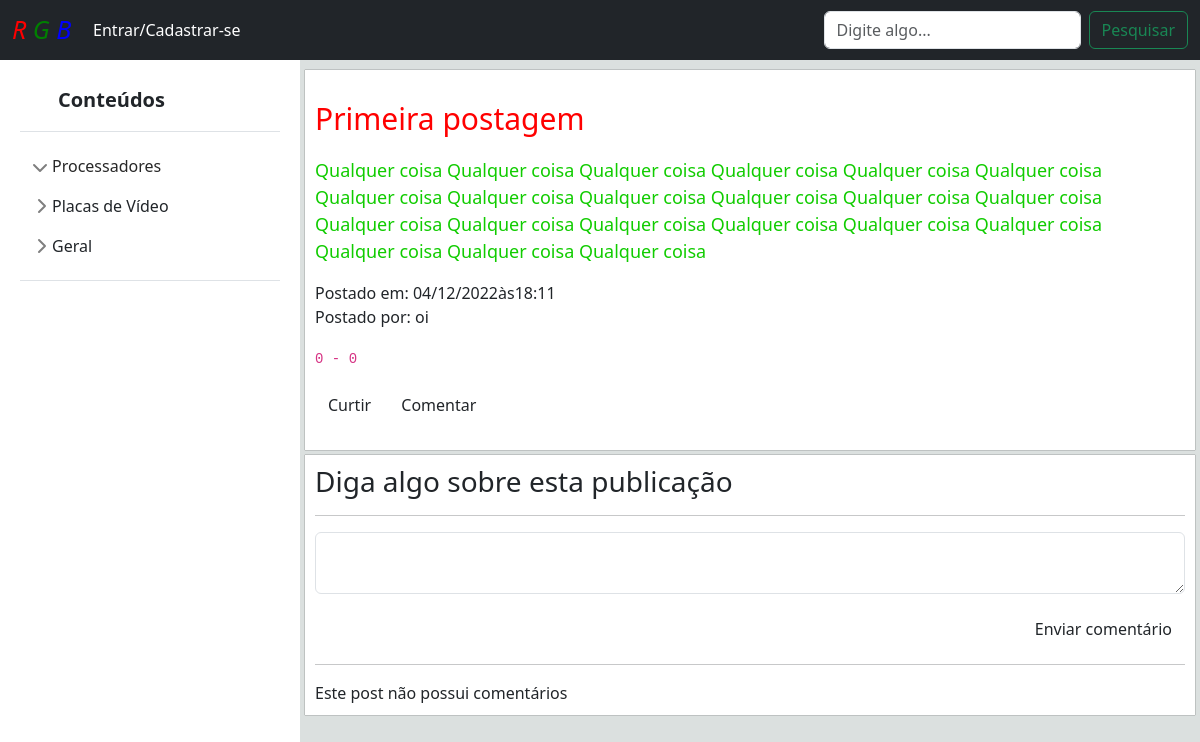
/?pagina=posts&id=1, run on an earlier commit of the app's database.
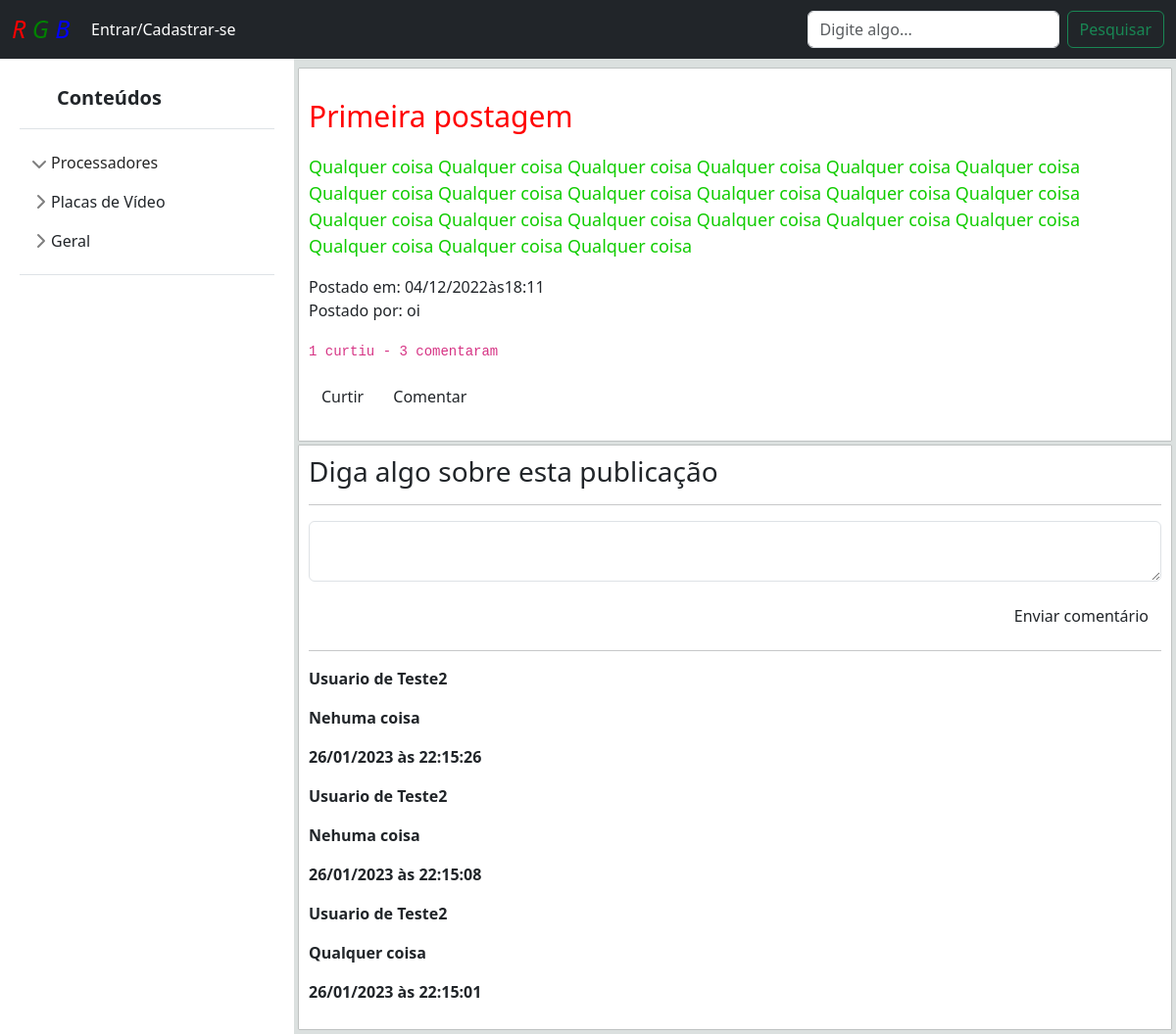
And on a later commit of the database.
### tables this page shows
CREATE TABLE `posts` (
  `id` int(20) NOT NULL,
  `titulo` varchar(200) NOT NULL,
  `descricao` text NOT NULL,
  `imagem` varchar(200) DEFAULT NULL,
  `data` varchar(200) DEFAULT NULL,
  `hora` varchar(200) DEFAULT NULL,
  `postador` varchar(200) DEFAULT NULL,
  `topico` varchar(50) DEFAULT NULL
);

CREATE TABLE `usuarios` (
  `id` int(11) NOT NULL,
  `nome` varchar(140) DEFAULT NULL,
  `email` varchar(140) NOT NULL,
  `senha` varchar(16) NOT NULL
);

CREATE TABLE `comentarios` (
  `id` int(20) NOT NULL,
  `id_post` int(100) NOT NULL,
  `nome` varchar(200) NOT NULL,
  `comentario` varchar(500) NOT NULL,
  `data` varchar(200) NOT NULL,
  `hora` varchar(200) NOT NULL
);

### paginas/posts.php (the view, shortened to what this page needs)
<div class="well well-sm">
<?php
include_once 'conexao.php';
 $idPost = $_GET['id'];
 $seleciona = mysqli_query($mysqli, "SELECT * FROM posts WHERE id = '$idPost'");
 $conta = mysqli_num_rows($seleciona);
 if($conta <= 0){
    echo"Post não encontrado";
 }else{
    while($row = mysqli_fetch_array($seleciona)){
        $id = $row['id'];
        $titulo = $row['titulo'];
        $descricao = $row['descricao'];
        $data = $row['data'];
        $hora = $row['hora'];
        $postador = $row['postador'];
        $sql = "SELECT * FROM usuarios WHERE nome = '$postador'";
        $query = mysqli_query($mysqli, $sql);
        $linha = mysqli_fetch_assoc($query);
        $selecionaCurtidas = mysqli_query($mysqli, "SELECT * FROM curtidas WHERE id_post = '$id'");
                $contaCurtidas = mysqli_num_rows($selecionaCurtidas);
                if($contaCurtidas == 1){
                    $contaCurtidas = $contaCurtidas." curtiu";
                }else if($contaCurtidas > 1){
                    $contaCurtidas = $contaCurtidas." curtiram";
                }
                $selecionaComentarios = mysqli_query($mysqli, "SELECT * FROM comentarios WHERE id_post = '$id'");
                $contaComentarios = mysqli_num_rows($selecionaComentarios);
                if($contaComentarios == 1){
                    $contaComentarios = $contaComentarios." comentou";
                }else if($contaComentarios > 1){
                    $contaComentarios = $contaComentarios." comentaram";
                }
?>
    <div id="panel" aling="left">
                <p><a href="?pagina=posts&id=<?php echo $id;?>" class="titulo"><?php echo $titulo;?></a></p>
                <?php if($descricao != null){ ?><p class="descricao"><?php echo $descricao;?></p>
                    <?php } ?>
                <p><span class="glyphicon glyphicon-time" aria-hidden="true"></span> Postado em: <?php echo $data. "às".$hora;?></br>
                <span class="glyphicon glyphicon-user" aria-hidden="true"></span> Postado por: <?php echo $linha['nome']; ?></p>
                <p><code><span class="glyphicon glyphicon-thumbs-up" aria-hidden="true"></span> <?php echo $contaCurtidas;?> -
                <span class="glyphicon glyphicon-comment" aria-hidden="true"></span><?php echo $contaComentarios;?></code></p>
                <p><a href="?pagina=curtir&id=<?php echo $id;?>" class="btn btn-default">
                <span class="glyphicon glyphicon-thumbs-up"></span> Curtir</a>
                <a href="?pagina=post&id=<?php echo $id;?>" class="btn btn-default">
                <span class="glyphicon glyphicon-comment"></span> Comentar</a>
                </p>
            </div>
<?php }}?>
                </div>
<div id="panel" align="left">
    <h3>Diga algo sobre esta publicação</h3>
    <hr/>
    <form action="" method="POST" enctype="multipart/form-data">
        <p><textarea name="comentario" id="comentario" placeholder="Digite seu comentário" class="form form-control">
        </textarea></p>
        <p align="right"><input type="submit" value="Enviar comentário" class="btn btn-sucess"></p>
    </form>
    <hr>
    <?php
        $seleciona = mysqli_query($mysqli, "SELECT * FROM comentarios WHERE id_post = '$idPost' ORDER BY id DESC");
        $conta = mysqli_num_rows($seleciona);
        if($conta <= 0) {
            echo "Este post não possui comentários";
        } else {
            while
                ($row = mysqli_fetch_array($seleciona)) {
                    $nome = $row['nome'];
                    $comentario = $row['comentario'];
                    $data = $row['data'];
                    $hora = $row['hora'];
    ?>
        <div id="comentarios" class="well well-sm">
            <p><b><?php echo $nome;?></br></p>
            <p class="list-group-item"><?php echo $comentario;?></p>
            <p class="list-group-item"><span class="glyphicon-search" aria-hidden="true"></span>
            <?php echo $data. " às " . $hora;?></p>
        </div>
    <?php }
    } ?>
</div>

What changed in the data, as far as the page shows it:
computed for posts "Primeira postagem": contaCurtidas "0" → "1 curtiu"; contaComentarios "0" → "3 comentaram"
added comentarios: nome "Usuario de Teste2", comentario "Nehuma coisa", data "26/01/2023", hora "22:15:26"
added comentarios: nome "Usuario de Teste2", comentario "Nehuma coisa", data "26/01/2023", hora "22:15:08"
added comentarios: nome "Usuario de Teste2", comentario "Qualquer coisa", data "26/01/2023", hora "22:15:01"
Also different on the page:
text no longer shown: "Este post não possui comentários"
